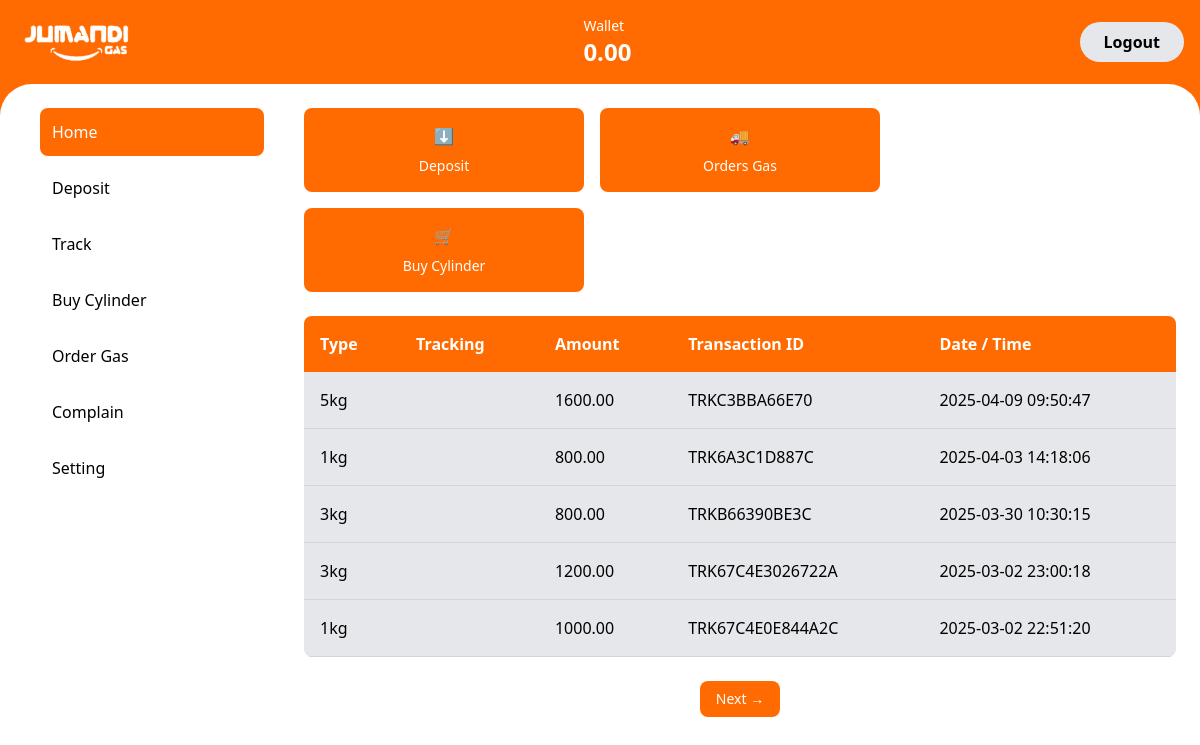
/user/index.php (signed in), run on the app's committed database.
### tables this page shows
CREATE TABLE `orders` (
  `id` bigint(20) UNSIGNED NOT NULL,
  `user_id` bigint(20) UNSIGNED NOT NULL,
  `vendor_id` bigint(20) UNSIGNED NOT NULL,
  `rider_id` bigint(20) UNSIGNED DEFAULT NULL,
  `cylinder_type` varchar(255) NOT NULL,
  `exchange` varchar(255) NOT NULL,
  `amount_kg` int(11) NOT NULL,
  `total_price` decimal(10,2) NOT NULL,
  `currency` varchar(50) NOT NULL,
  `tracking_id` varchar(255) NOT NULL,
  `status` enum('pending','processing','moving','delivered','canceled') DEFAULT 'pending',
  `created_at` timestamp NOT NULL DEFAULT current_timestamp(),
  `updated_at` timestamp NOT NULL DEFAULT current_timestamp() ON UPDATE current_timestamp(),
  `assigned_at` timestamp NULL DEFAULT NULL,
  `reassigned` tinyint(1) DEFAULT 0
);

### user/index.php (the view, shortened to what this page needs)
<?php
require '../db/db.php';
$limit = 5;
$page = isset($_GET['page']) ? (int)$_GET['page'] : 1;
$offset = ($page - 1) * $limit;
$user_id = $_SESSION['user_id'];
$stmt = $pdo->prepare("SELECT COUNT(*) FROM orders WHERE user_id = ?");
$stmt->execute([$user_id]);
$total_records = $stmt->fetchColumn();
$total_pages = ceil($total_records / $limit);
$query = "SELECT cylinder_type AS Type, total_price AS Amount, tracking_id AS `Transaction ID`, created_at AS `Date / Time`
          FROM orders
          WHERE user_id = ?
          ORDER BY created_at DESC
          LIMIT $limit OFFSET $offset";
$stmt = $pdo->prepare($query);
$stmt->execute([$user_id]);
$orders = $stmt->fetchAll();
?>
<!DOCTYPE html>
<html lang="en">
<head>
    <script src="https://cdn.tailwindcss.com"></script>
</head>
<body class="bg-[#ff6b00]">
    <header class="flex justify-between items-center p-4">
        <img src="../asset/image/logos.png" alt="Jumandi Gas Logo" class="h-12 hidden lg:block">
        <div class="text-white">
            <p class="text-sm">Wallet</p>
            <p class="text-2xl font-bold">
            <span id="currentBalance">0.00</span>
            </p>
        </div>
        <a href="logout.php">
        <button class="bg-gray-200 px-6 py-2 rounded-full font-bold">Logout</button>
        </a>
    </header>
    <main class="bg-white rounded-t-[2rem] min-h-screen p-4 lg:p-6 lg:ml-0">
        <div class="flex gap-6 relative">
            <div id="sidebar" class="fixed inset-y-0 left-0 lg:relative lg:block bg-white z-50 w-64 h-screen overflow-y-auto transition-transform duration-300 ease-in-out transform -translate-x-full lg:translate-x-0">
                <div class="flex flex-col h-full">
                    <div class="flex-grow overflow-y-auto">
                        <nav class="space-y-2 px-4">
    <a href="index.php" class="block p-3 bg-[#ff6b00] text-white rounded-lg">Home</a>
    <a href="user-deposit.php" class="block p-3 hover:bg-orange-100 rounded-lg">Deposit</a>
    <a href="item-tracking.php" class="block p-3 hover:bg-orange-100 rounded-lg">Track</a>
    <a href="./buy-cylinder.php" class="block p-3 hover:bg-orange-100 rounded-lg">Buy Cylinder</a>
    <div class="relative group">
        <button class="block w-full text-left p-3 hover:bg-orange-100 rounded-lg">Order Gas</button>
    </div>
    <a href="user-complaint.php" class="block p-3 hover:bg-orange-100 rounded-lg">Complain</a>
    <a href="user-profile.php" class="block p-3 hover:bg-orange-100 rounded-lg">Setting</a>
</nav>
                    </div>
                </div>
            </div>
            <div class="flex-1">
                <div class="grid grid-cols-2 sm:grid-cols-2 md:grid-cols-3 lg:grid-cols-3 gap-4 mb-6">
                    <div class="bg-[#ff6b00] p-4 rounded-lg text-white text-center">
                        <div class="mb-2">⬇️</div>
                        <div class="text-sm">Deposit</div>
                    </div>
                    <a href="order-page.php">
                    <div class="bg-[#ff6b00] p-4 rounded-lg text-white text-center">
                        <div class="mb-2">🚚</div>
                        <div class="text-sm">Orders Gas</div>
                    </div>
                    </a>
                    <a href="buy-cylinder.php"></a>
                    <div class="bg-[#ff6b00] p-4 rounded-lg text-white text-center">
                        <div class="mb-2">🛒</div>
                        <div class="text-sm">Buy Cylinder</div>
                    </div>
                </div>
                <div class="bg-gray-200 rounded-lg overflow-x-auto">
    <table class="w-full">
        <thead class="bg-[#ff6b00] text-white">
            <tr>
                <th class="p-2 lg:p-4 text-left">Type</th>
                <th class="p-2 lg:p-4 text-left">Tracking</th>
                <th class="p-2 lg:p-4 text-left">Amount</th>
                <th class="p-2 lg:p-4 text-left hidden sm:table-cell">Transaction ID</th>
                <th class="p-2 lg:p-4 text-left hidden md:table-cell">Date / Time</th>
            </tr>
        </thead>
        <tbody>
        <?php foreach ($orders as $order) { ?>
            <tr class="border-b border-gray-300">
                <td class="p-2 lg:p-4"><?= htmlspecialchars($order['Type']) ?></td>
                <td class="p-2 lg:p-4"><?= htmlspecialchars($order['tracking_id']) ?></td>
                <td class="p-2 lg:p-4"><?= htmlspecialchars($order['Amount']) ?></td>
                <td class="p-2 lg:p-4 hidden sm:table-cell"><?= htmlspecialchars($order['Transaction ID']) ?></td>
                <td class="p-2 lg:p-4 hidden md:table-cell"><?= htmlspecialchars($order['Date / Time']) ?></td>
            </tr>
        <?php } ?>
        </tbody>
    </table>
</div>
                <div class="flex justify-center gap-4 mt-6">
                    <?php if ($page < $total_pages): ?>
                        <a href="?page=<?= $page + 1 ?>" class="bg-[#ff6b00] text-white px-4 py-2 rounded-lg text-sm">Next →</a>
                    <?php endif; ?>
                </div>
                </div>
            </div>
    </main>
</body>
</html>

### data on the page
orders: cylinder_type "5kg", total_price "1600.00", tracking "TRKC3BBA66E70", created_at "2025-04-09 09:50:47"
orders: cylinder_type "1kg", total_price "800.00", tracking "TRK6A3C1D887C", created_at "2025-04-03 14:18:06"
orders: cylinder_type "3kg", total_price "800.00", tracking "TRKB66390BE3C", created_at "2025-03-30 10:30:15"
orders: cylinder_type "3kg", total_price "1200.00", tracking "TRK67C4E3026722A", created_at "2025-03-02 23:00:18"
orders: cylinder_type "1kg", total_price "1000.00", tracking "TRK67C4E0E844A2C", created_at "2025-03-02 22:51:20"
